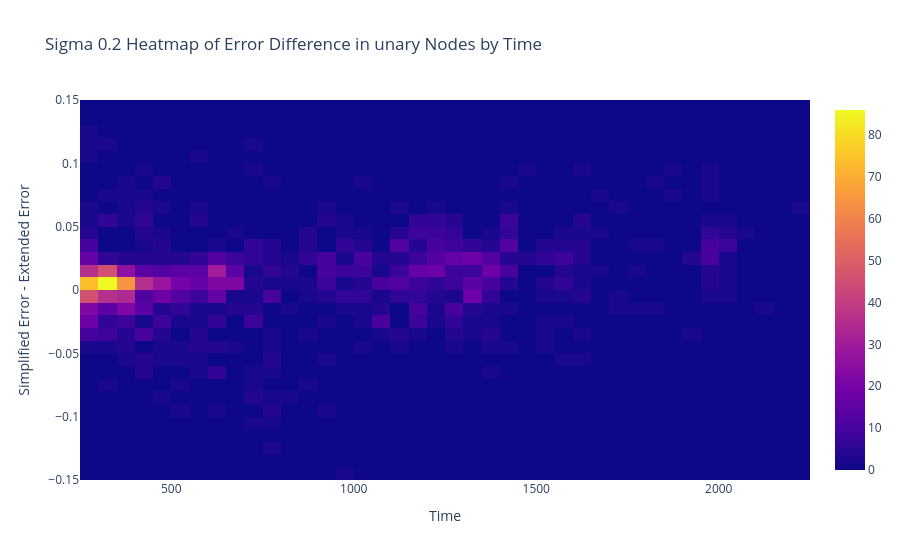

Here is the notebook cell this chart was saved with:
### Code cell
heat_map(data[0.2][3]['unary_results'], data[0.2][0]['static_info'], "unary")

### Figure 1 — Plotly figure (JSON) as saved in the notebook; plotly's stock layout.template omitted (floating-point values rounded to 4 significant figures; data arrays with more than 128 entries replaced by an {"elided": "..."} marker saying what was removed)
{"data": [{"autobinx": false, "autobiny": false, "histnorm": "density", "type": "histogram2d", "x": {"elided": "9007 float values"}, "xbins": {"end": 2250, "size": 50, "start": 250}, "y": {"elided": "9007 float values"}, "ybins": {"end": 0.15, "size": 0.01, "start": -0.15}}], "layout": {"title": {"text": "Sigma 0.2 Heatmap of Error Difference in unary Nodes by Time"}, "xaxis": {"title": {"text": "Time"}}, "yaxis": {"title": {"text": "Simplified Error - Extended Error"}}}}
